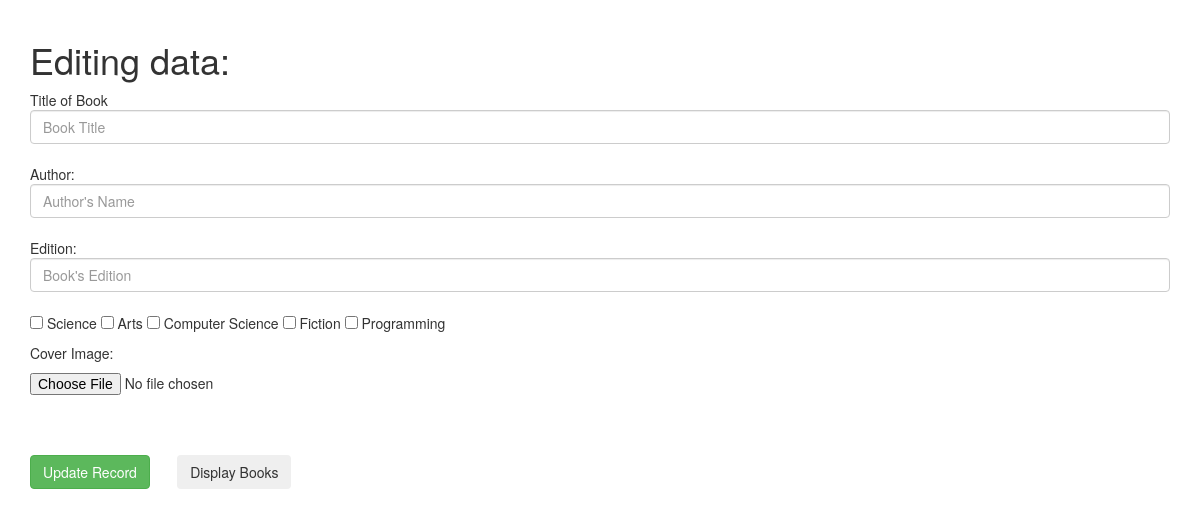
The page /add.php on the database its author committed.
### tables this page shows
CREATE TABLE `category_details` (
  `category_id` int(100) NOT NULL,
  `name` varchar(255) NOT NULL,
  `description` varchar(255) NOT NULL
);

### add.php (the view, shortened to what this page needs)
<!doctype HTML>
<html>
    <head>
     <link rel="stylesheet" href="Content/bootstrap.min.css">
    </head>
    <body>
  <?php
        echo "<br> ";
        ?>
        <div class="container">
        <form class="form" method="post" enctype="multipart/form-data">
                <h1 class="header">Editing data:</h1>
            <span>Title of Book</span>
            <input type="text"class ="form-control"   name="name" placeholder="Book Title" value="<?php echo @$title;?>"/> <br>
            <span>Author:</span>
            <input type="text" class ="form-control"  name="author" placeholder="Author's Name"  value="<?php echo @$author;?>" /><br>
            <span>Edition:</span>
            <input type="text"class ="form-control"   name="edition" placeholder="Book's Edition" value="<?php echo @$edition?>" /> <p class="error" ><br>
            <?php
            $q =  "select category_id , name  from category_details ";
            $return = mysql_query($q);
                   while($row = mysql_fetch_array($return)){
                       echo "
                        <input type='checkbox' name='".$row[0]."' /> ".$row[1]."
                       ";
                   }
            ?>
            <br>
            <p>Cover Image:</p>
             <input type="file" name="file"class="form">
            <br><br>
            <br>
            <input type="submit" class="btn btn-success" name="add" value="Update Record"/>&nbsp;
            <input type="submit" class="btn " name="display" value="Display Books"/>
        </form>
        </div>
    </body>
</html>

### rows shown on the page
category_details: name "Science"
category_details: name "Arts"
category_details: name "Computer Science"
category_details: name "Fiction"
category_details: name "Programming"
